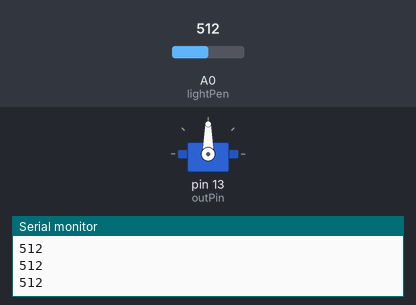
This sketch was run on a simulated Arduino Uno, built with avr-gcc and run on an emulated ATmega328P. Parts: servo, the last lines printed to the serial monitor. The test bench sets the inputs (shaded band); at power-on: A0 (lightPen) = 512.

Above: at 1.2 s.
1.3 s: A0 (lightPen) set to 716
At 2.0 s:
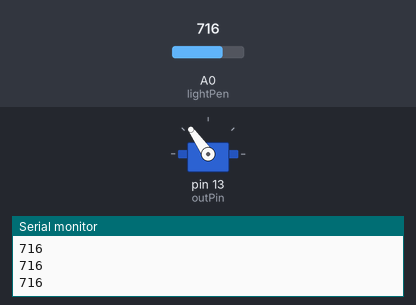
2.8 s: A0 (lightPen) set to 900
At 3.3 s:
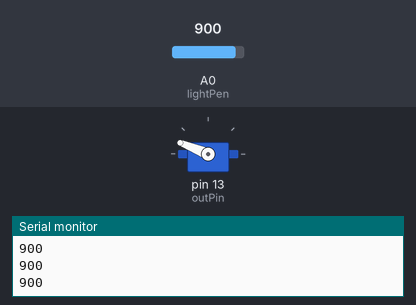
4.3 s: A0 (lightPen) set to 1023
At 5.5 s:
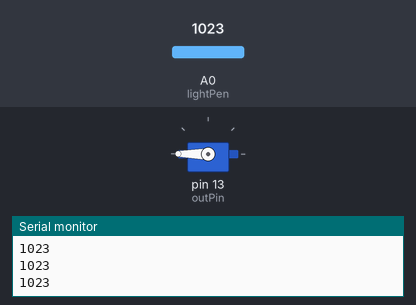
5.8 s: A0 (lightPen) set to 306
At 6.8 s:
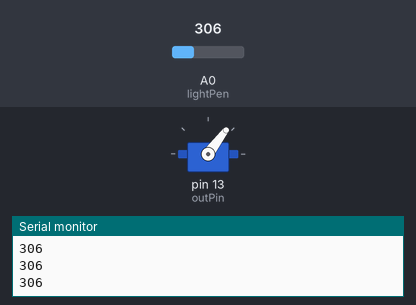
7.3 s: A0 (lightPen) set to 122
At 7.9 s:
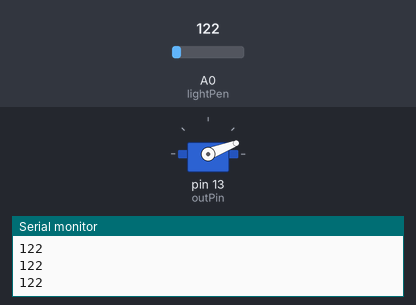
8.8 s: A0 (lightPen) set to 0
At 10.1 s:
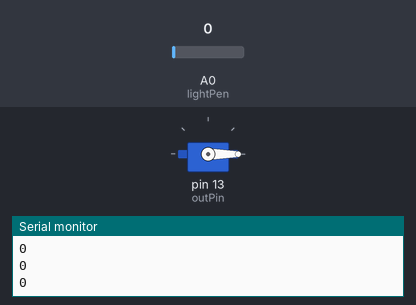
Timing chart, 0 to 11.3 s (numbered marks = the images above; inputs shaded):
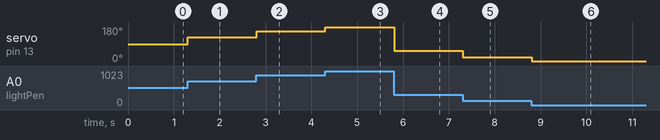

The sketch:

index.ino
```cpp
#include <Servo.h>

int lightPen = A0;
int lightVal;
int dv =2500;
int outPin = 13;
Servo s;

void setup() {
  // put your setup code here, to run once:
  pinMode(lightPen, INPUT);
  pinMode(outPin, OUTPUT);
  s.attach(outPin);
  Serial.begin(9600);
}

void loop() {
  // put your main code here, to run repeatedly:
  lightVal = analogRead(lightPen);
  Serial.println(lightVal);
 s.write((180.0/1023.0) * lightVal);
}
```

Measured:
- after the input at 1.3 s, servo on pin 13 (outPin): 90° → 125° at once
- after the input at 2.8 s, servo on pin 13 (outPin): 125° → 158° at once
- after the input at 4.3 s, servo on pin 13 (outPin): 158° → 180° at once
- after the input at 5.8 s, servo on pin 13 (outPin): 180° → 53° at once
- after the input at 7.3 s, servo on pin 13 (outPin): 53° → 21° at once
- after the input at 8.8 s, servo on pin 13 (outPin): 21° → 0° at once
